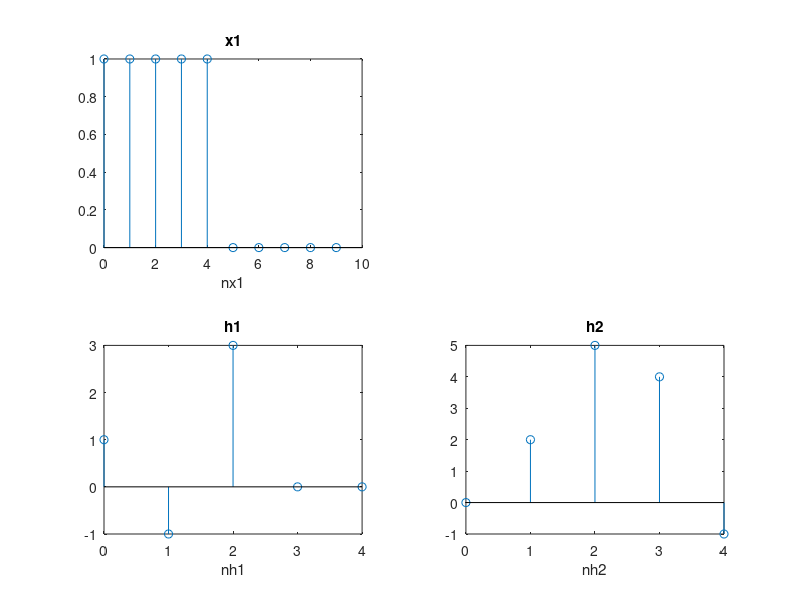
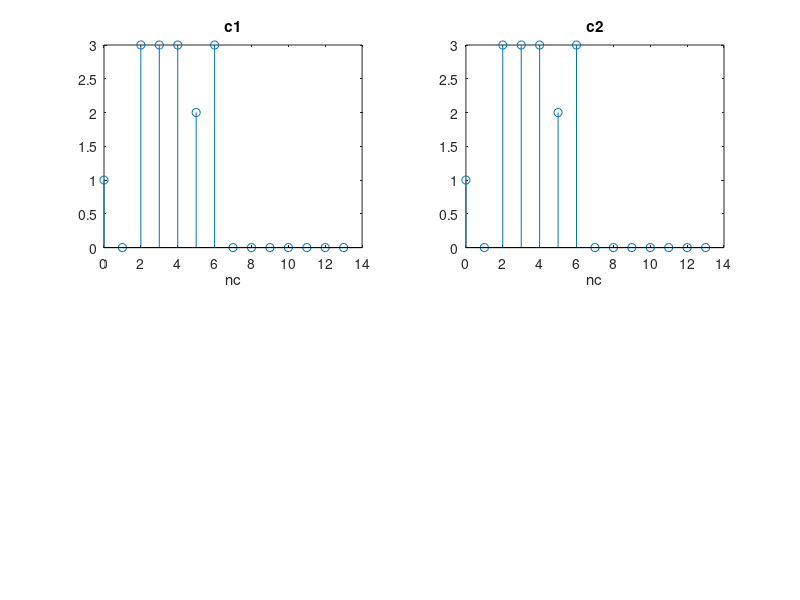
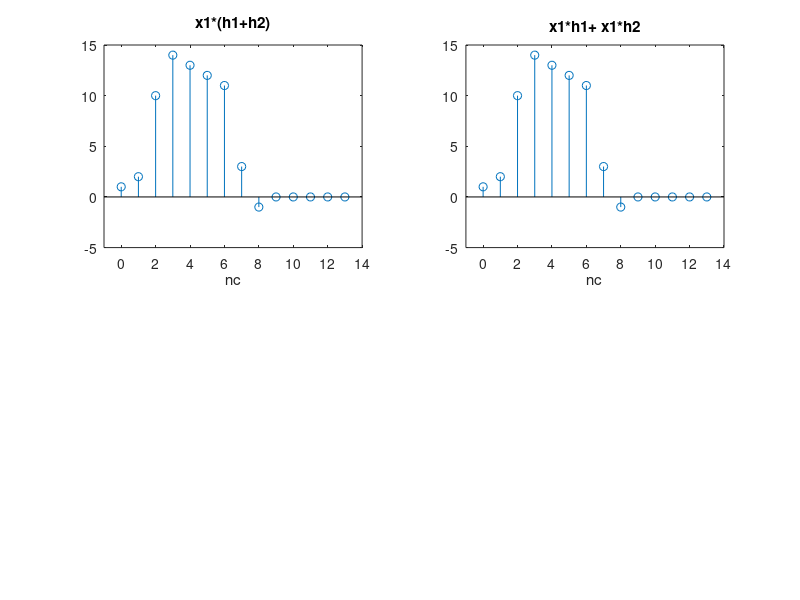
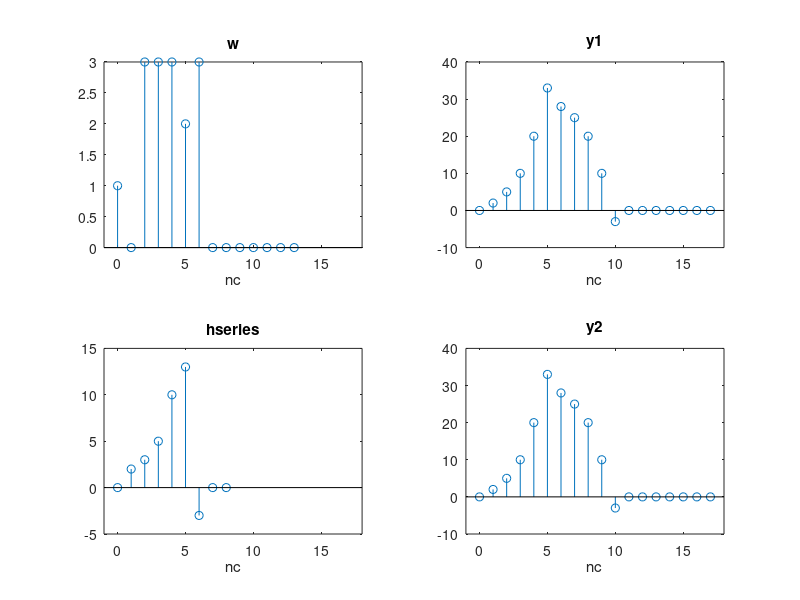

Source code (MATLAB) for these figures, in order:
%% Ejercicio 8: Propiedades Conmutativa, Asociativa y Distributiva de la Convolución, 
%% y su Aplicación a Sistemas Lineales e Invariantes. 

%%%%%%%%%% a %%%%%%%%%%
nx1=[0:9];
x1=[ones(1,5) zeros(1, 5)];

nh1=[0:4];
h1=[1 -1 3 0 0];

nh2=[0:4];
h2=[0 2 5 4 -1];

figure;
subplot(2,2,1);
stem(nx1,x1);
title('x1');
xlabel('nx1');

subplot(2,2,3);
stem(nh1,h1);
title('h1');
xlabel('nh1');

subplot(2,2,4);
stem(nh2,h2);
title('h2');
xlabel('nh2');

%%%%%%%%%% b %%%%%%%%%%
c1=conv(h1,x1);
c2=conv(x1,h1);
isequal(c1,c2);

nc=[0:13];

figure;
subplot(2,2,1);
stem(nc,c1);
title('c1');
xlabel('nc');

subplot(2,2,2);
stem(nc,c2);
title('c2');
xlabel('nc');

%%%%%%%%%% c %%%%%%%%%%
c1=conv(x1,h1+h2);
c2=conv(x1,h1) + conv(x1,h2);
isequal(c1,c2);

figure;
subplot(2,2,1);
stem(nc,c1);
title('x1*(h1+h2)');
xlabel('nc');
xlim([-1 14]);

subplot(2,2,2);
stem(nc,c2);
title('x1*h1+ x1*h2');
xlabel('nc');
xlim([-1 14]);


%%%%%%%%%% d %%%%%%%%%%
w=conv(x1,h1);
y1=conv(w,h2);
hseries=conv(h1,h2);
y2=conv(x1,hseries);

figure;
subplot(2,2,1);
nc=[0:13];
stem(nc,w);
title('w');
xlabel('nc');
xlim([-1 18]);

subplot(2,2,2);
nc=[0:17];
stem(nc,y1);
title('y1');
xlabel('nc');
xlim([-1 18]);

subplot(2,2,3); 
nc=[0:8];
stem(nc,hseries);
title('hseries');
xlabel('nc');
xlim([-1 18]);

subplot(2,2,4);
nc=[0:17];
stem(nc,y2);
title('y2');
xlabel('nc');
xlim([-1 18]);

%%%%%%%%%% e %%%%%%%%%%
he1=h1;
he2=[zeros(1,2) he1];
nhe1=nh1;
nhe2=[nhe1 5 6 ];

ye1=conv(he1,x1);
nye1 =[0:13];
ye2=conv(he2,x1);
ye3=ye1;
nye2=[0:15];
nye3=nye1+2;

figure;
subplot(2,2,1);
stem(nye1,ye1);
title('ye1[n]');
xlim([-1 16]);

subplot(2,2,2);
stem(nye2,ye2);
title('ye2[n]');
xlim([-1 16]);


subplot(2,2,3);
stem(nye3,ye3);
title('ye1[n-2]');
xlim([-1 16]);


%%%%%%%%%% f %%%%%%%%%%
%% POR ACABAR

nw=nx1;
w=(nx1+1).*x1;
yf1=conv(w,h1);

figure;
subplot(2,3,1);
stem(nw,w);
title("w");
xlim([-1 18]);


subplot(2,3,2);
stem([nx1(1)+nh1(1):nx1(end)+nh1(end)], yf1);
title("yf1");
xlim([-1 18]);


nu=[0:4];
u=[1 zeros(1,4)];

nhf1=nu;
hf1=(nu + 1).*u;
subplot(2,3,3);
stem(nhf1,hf1);
title("hf1");
xlim([-1 18]);


hseries=conv(hf1,h1);
subplot(2,3,4);
stem([nhf1(1)+nh1(1):nhf1(end)+nh1(end)],hseries);
title("hseries");
xlim([-1 18]);


yf2=conv(x1,hseries);
subplot(2,3,5);
stem([nhf1(1)+nh1(1)+nx1(1):nhf1(end)+nh1(end)+nx1(end)], yf2);
title("yf2");
xlim([-1 18]);


%%%%%%%%%% g %%%%%%%%%%
